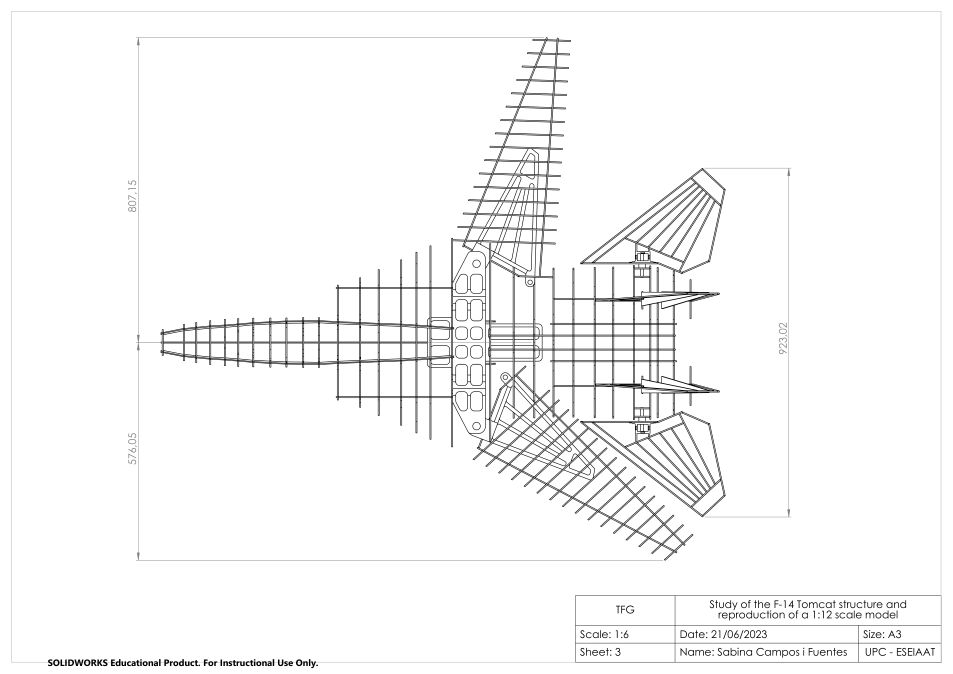
#> input picture references/UPC_general/general_09.png, 2858 x 2021 px, found by its file name (shown at 1/3 size)
$ python crop_tail_plan.py
#> lines starting #> are read from the running program, lines starting #| are printed output that depends on the picture
import cv2, os
img=cv2.imread(r'C:\Users\dezen\Desktop\135er-Spandau-Defeat\side-projects\F14_TOMCAT_RC\\references\\UPC_general\\general_09.png')
#> img is the input picture: shape (2021, 2858, 3); min 0, max 255, mean 247.5
# crop right/aft region containing upper stabilator + vertical-tail footprint
crop=img[360:980,1650:2500]
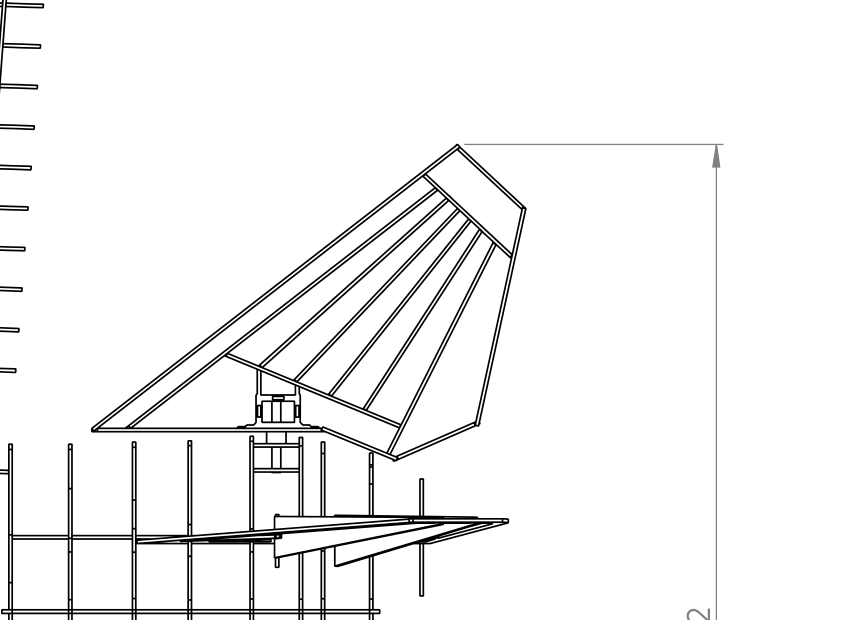
#> crop: shape (620, 850, 3); min 0, max 255, mean 243.6
cv2.imwrite(r'C:\Users\dezen\Desktop\135er-Spandau-Defeat\side-projects\F14_TOMCAT_RC\\references\\UPC_general\\tail_plan_crop.png',crop)
print(crop.shape)
#| (620, 850, 3)

$ run again, with references/UPC_general/general_10.png copied over references/UPC_general/general_09.png
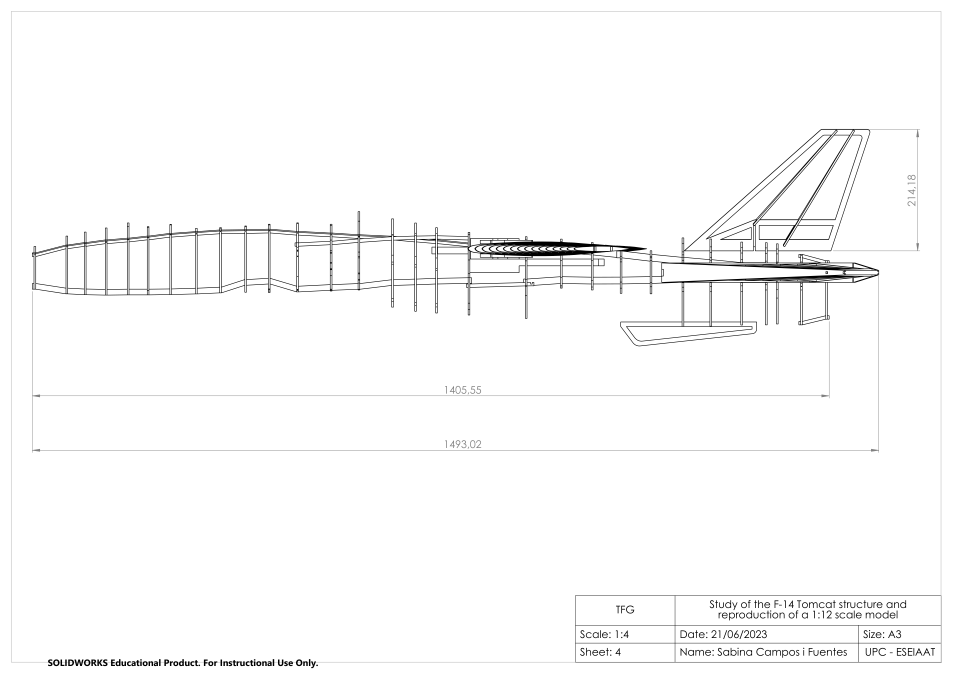
#> input picture references/UPC_general/general_10.png, 2858 x 2021 px, found by its file name (shown at 1/3 size)
#> img is the input picture: shape (2021, 2858, 3); min 0, max 255, mean 250.2
#> `crop=img[360:980,1650:2500]`:
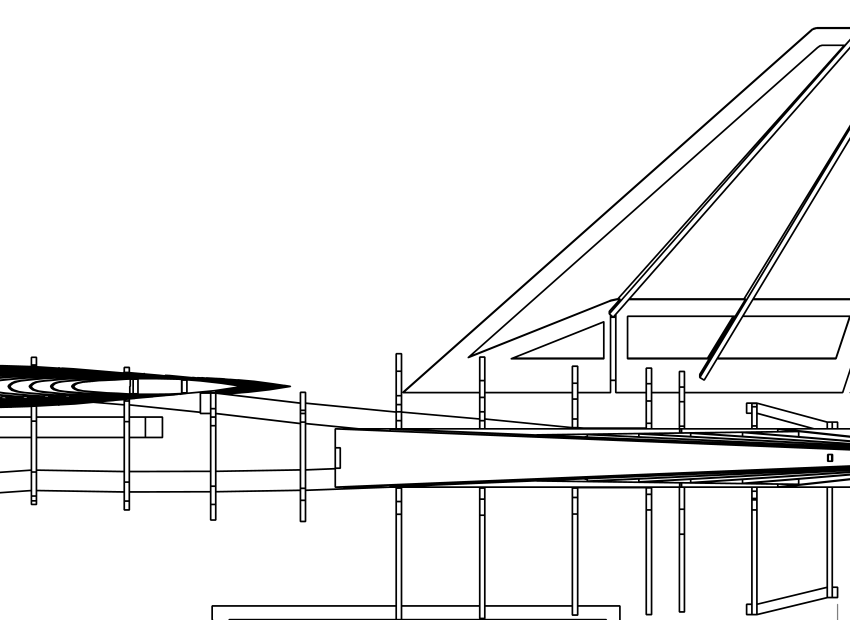
#> crop: shape (620, 850, 3); min 0, max 255, mean 238.7
#| (620, 850, 3)
